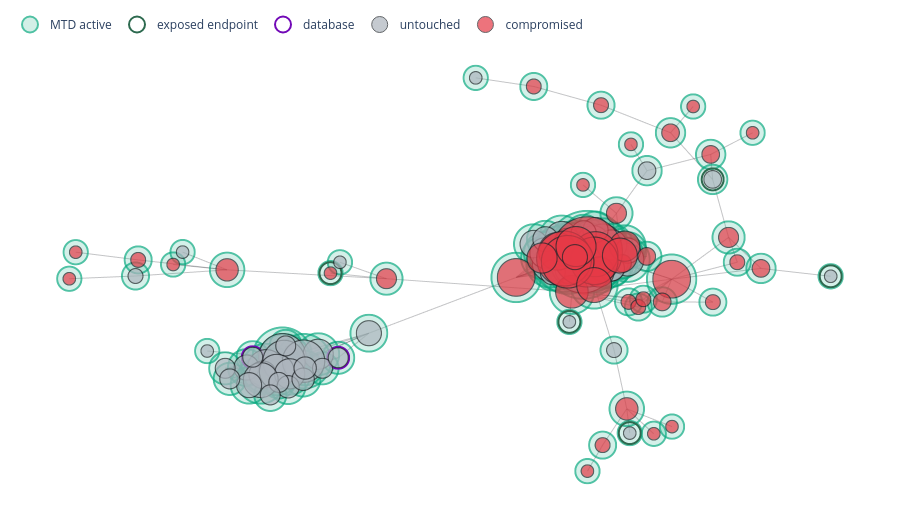

The notebook cell saved with this chart:
### Markdown cell above
## 3. Static views

You can build every figure without Dash — handy for thesis screenshots (SA-Checklist §7.2 snapshot export).

### Code cell
from mtdsim.viz.replay.panels.network import build_network_figure
from mtdsim.viz.replay.panels.timeline import build_timeline_figure
from mtdsim.viz.replay.panels.attacker import build_phase_tracker, build_technique_bar

cursor = len(primary_log.events) // 2
t_cursor = primary_log.events[cursor]['t']
print('cursor t =', t_cursor, 'event', cursor)

fig_net = build_network_figure(
    topology=primary_log.topology,
    events=primary_log.events,
    event_index=cursor,
    height=520,
)
fig_net.show()

### Figure 1 — Plotly figure (JSON) as saved in the notebook; plotly's stock layout.template omitted (floating-point values rounded to 4 significant figures; data arrays with more than 128 entries replaced by an {"elided": "..."} marker saying what was removed)
{"data": [{"hoverinfo": "skip", "line": {"color": "#343a40", "width": 1}, "mode": "lines", "opacity": 0.3, "showlegend": false, "type": "scattergl", "x": {"elided": "906 float values"}, "y": {"elided": "906 float values"}}, {"hoverinfo": "skip", "marker": {"color": "rgba(6, 167, 125, 0.25)", "line": {"color": "#06a77d", "width": 2}, "size": [24.5, 29.5, 24.5, 24.5, 24.5, 27, 29.5, 27, 24.5, 24.5, 29.5, 29.5, 24.5, 32, 24.5, 24.5, 24.5, 34.5, 32, 24.5, 27, 24.5, 27, 24.5, 24.5, 49.5, 29.5, 27, 29.5, 32, 44.5, 27, 27, 27, 27, 29.5, 24.5, 34.5, 27, 24.5, 27, 24.5, 82, 42, 29.5, 42, 57, 49.5, 47, 59.5, 77, 57, 67, 64.5, 52, 47, 47, 44.5, 49.5, 44.5, 49.5, 37, 42, 44.5, 42, 44.5, 39.5, 39.5, 42, 39.5, 37, 37, 37, 37, 37, 37, 59.5, 49.5, 42, 37, 24.5, 54.5, 54.5, 39.5, 47, 32, 37, 42, 32, 47, 34.5, 32, 34.5, 37, 34.5, 32, 32, 32, 32, 32]}, "mode": "markers", "name": "MTD active", "type": "scattergl", "x": [-0.3398, 0.4562, 0.2835, 0.7021, 0.1578, 0.2237, 0.3685, 0.08361, -0.03733, 0.4157, 0.4521, 0.3195, 0.5394, 0.2558, 0.2861, 0.1862, -0.6479, -0.5552, -0.2232, -0.3202, -0.746, -0.8839, -0.7404, -0.8705, -0.6676, 0.3708, 0.5568, 0.4567, 0.3511, 0.4894, 0.1631, 0.2811, 0.3013, 0.3119, 0.5075, 0.2685, 0.3716, 0.2774, 0.2508, 0.3336, 0.227, 0.1954, 0.1951, 0.2194, 0.319, 0.2731, 0.212, 0.1328, 0.1171, 0.2096, 0.1858, 0.2343, 0.1467, 0.1541, 0.1716, 0.2629, 0.2092, 0.279, 0.2269, 0.1587, 0.04691, 0.2463, 0.1009, 0.2075, 0.246, 0.1418, 0.0837, 0.1568, 0.1068, 0.1538, 0.1693, 0.2798, 0.2122, 0.1232, 0.1078, 0.1875, -0.4399, -0.4739, -0.3654, -0.515, -0.5966, -0.4366, -0.3959, -0.481, -0.4516, -0.3565, -0.2599, -0.4248, -0.4331, -0.4851, -0.4281, -0.5591, -0.3968, -0.5094, -0.3926, -0.4476, -0.5497, -0.4654, -0.3238, -0.5019], "y": [0.05841, 0.5103, -0.713, 0.04312, -0.1767, 0.8683, 0.7352, 0.9585, 1.0, 0.8618, 0.6308, 0.5525, 0.7352, 0.3469, 0.6791, 0.4838, 0.1598, 0.0742, 0.03151, 0.1107, 0.04452, 0.03123, 0.1222, 0.1593, 0.09992, 0.02911, 0.08118, -0.08141, -0.08055, 0.2307, -0.03154, -0.08027, -0.1053, -0.0674, 0.111, 0.1051, -0.6817, -0.5961, -0.3127, -0.7163, -0.771, -0.8964, 0.1611, 0.06408, 0.1391, 0.1881, 0.1497, 0.1636, 0.103, 0.1177, 0.1198, 0.1238, 0.1287, 0.1132, 0.1865, 0.143, 0.0009114, 0.123, 0.2041, 0.1608, 0.03764, 0.0809, 0.1313, 0.2087, 0.1942, 0.2292, 0.1987, 0.07359, 0.1558, 0.2085, 0.1354, 0.1669, 0.2666, 0.0627, 0.2219, 0.251, -0.3474, -0.4012, -0.3328, -0.3972, -0.3173, -0.3674, -0.3662, -0.4316, -0.4172, -0.4004, -0.2313, -0.4269, -0.2926, -0.4576, -0.4896, -0.4006, -0.4533, -0.4818, -0.3993, -0.4685, -0.4516, -0.5287, -0.3498, -0.3472]}, {"hoverinfo": "skip", "marker": {"color": "rgba(0,0,0,0)", "line": {"color": "#2d6a4f", "width": 2}, "size": 22}, "mode": "markers", "name": "exposed endpoint", "type": "scattergl", "x": [-0.3398, 0.4562, 0.2835, 0.7021, 0.1578], "y": [0.05841, 0.5103, -0.713, 0.04312, -0.1767]}, {"hoverinfo": "skip", "marker": {"color": "rgba(0,0,0,0)", "line": {"color": "#7209b7", "width": 2}, "size": 22}, "mode": "markers", "name": "database", "type": "scattergl", "x": [-0.3238, -0.5019], "y": [-0.3498, -0.3472]}, {"hovertemplate": "%{text}<extra></extra>", "ids": ["1", "2", "3", "4", "8", "11", "16", "19", "20", "38", "48", "50", "51", "57", "58", "59", "61", "63", "64", "65", "66", "67", "68", "69", "71", "72", "73", "74", "75", "76", "77", "78", "79", "80", "81", "82", "83", "84", "85", "86", "87", "88", "89", "90", "91", "92", "93", "94", "95", "96", "97", "98", "99"], "marker": {"color": "#adb5bd", "line": {"color": "#212529", "width": 1}, "size": [17.5, 12.5, 12.5, 12.5, 12.5, 17.5, 12.5, 12.5, 15, 15, 35, 65, 45, 32.5, 37.5, 32.5, 25, 32.5, 30, 32.5, 27.5, 27.5, 30, 27.5, 25, 25, 25, 25, 25, 47.5, 37.5, 30, 25, 12.5, 42.5, 42.5, 27.5, 35, 20, 25, 30, 20, 35, 22.5, 20, 22.5, 25, 22.5, 20, 20, 20, 20, 20]}, "mode": "markers", "name": "untouched", "text": ["<b>host 1</b><br>state: untouched<br>subnet: 0<br>layer: 0<br>role: exposed endpoint<br>os: ubuntu 12.04<br>ip: 200.169.91.103<br>services: 4", "<b>host 2</b><br>state: untouched<br>subnet: 0<br>layer: 0<br>role: exposed endpoint<br>os: windows 8.1<br>ip: 143.43.183.48<br>services: 4", "<b>host 3</b><br>state: untouched<br>subnet: 0<br>layer: 0<br>role: exposed endpoint<br>os: centos 8<br>ip: 22.19.232.97<br>services: 9", "<b>host 4</b><br>state: untouched<br>subnet: 0<br>layer: 0<br>role: exposed endpoint<br>os: freebsd 11<br>ip: 136.82.127.42<br>services: 3", "<b>host 8</b><br>state: untouched<br>subnet: 0<br>layer: 1<br>os: centos 6<br>ip: 11.101.208.152<br>services: 5", "<b>host 11</b><br>state: untouched<br>subnet: 1<br>layer: 1<br>os: centos 8<br>ip: 21.200.150.200<br>services: 5", "<b>host 16</b><br>state: untouched<br>subnet: 2<br>layer: 1<br>os: freebsd 11<br>ip: 184.76.223.137<br>services: 6", "<b>host 19</b><br>state: untouched<br>subnet: 2<br>layer: 1<br>os: ubuntu 20.04<br>ip: 83.48.252.94<br>services: 11", "<b>host 20</b><br>state: untouched<br>subnet: 2<br>layer: 1<br>os: windows 7<br>ip: 237.254.253.197<br>services: 5", "<b>host 38</b><br>state: untouched<br>subnet: 4<br>layer: 1<br>os: freebsd 8<br>ip: 245.243.160.206<br>services: 7", "<b>host 48</b><br>state: untouched<br>subnet: 0<br>layer: 2<br>os: windows 10<br>ip: 124.215.92.5<br>services: 10", "<b>host 50</b><br>state: untouched<br>subnet: 0<br>layer: 2<br>os: freebsd 12<br>ip: 21.82.112.62<br>services: 7", "<b>host 51</b><br>state: untouched<br>subnet: 0<br>layer: 2<br>os: centos 6<br>ip: 193.86.233.98<br>services: 7", "<b>host 57</b><br>state: untouched<br>subnet: 0<br>layer: 2<br>os: windows 8.1<br>ip: 18.241.204.47<br>services: 10", "<b>host 58</b><br>state: untouched<br>subnet: 0<br>layer: 2<br>os: ubuntu 16.04<br>ip: 243.188.198.33<br>services: 4", "<b>host 59</b><br>state: untouched<br>subnet: 0<br>layer: 2<br>os: windows 8.1<br>ip: 1.71.10.130<br>services: 10", "<b>host 61</b><br>state: untouched<br>subnet: 0<br>layer: 2<br>os: centos 5<br>ip: 150.114.158.132<br>services: 6", "<b>host 63</b><br>state: untouched<br>subnet: 0<br>layer: 2<br>os: windows 10<br>ip: 185.153.97.133<br>services: 11", "<b>host 64</b><br>state: untouched<br>subnet: 0<br>layer: 2<br>os: freebsd 13<br>ip: 15.111.139.68<br>services: 3", "<b>host 65</b><br>state: untouched<br>subnet: 0<br>layer: 2<br>os: ubuntu 18.04<br>ip: 33.93.80.163<br>services: 11", "<b>host 66</b><br>state: untouched<br>subnet: 0<br>layer: 2<br>os: freebsd 13<br>ip: 94.204.219.108<br>services: 10", "<b>host 67</b><br>state: untouched<br>subnet: 0<br>layer: 2<br>os: freebsd 11<br>ip: 145.205.160.61<br>services: 5", "<b>host 68</b><br>state: untouched<br>subnet: 0<br>layer: 2<br>os: windows 10<br>ip: 222.217.210.11<br>services: 6", "<b>host 69</b><br>state: untouched<br>subnet: 0<br>layer: 2<br>os: centos 6<br>ip: 207.91.204.233<br>services: 4", "<b>host 71</b><br>state: untouched<br>subnet: 0<br>layer: 2<br>os: freebsd 13<br>ip: 205.149.32.10<br>services: 6", "<b>host 72</b><br>state: untouched<br>subnet: 0<br>layer: 2<br>os: freebsd 12<br>ip: 134.99.225.151<br>services: 3", "<b>host 73</b><br>state: untouched<br>subnet: 0<br>layer: 2<br>os: ubuntu 16.04<br>ip: 23.202.248.141<br>services: 8", "<b>host 74</b><br>state: untouched<br>subnet: 0<br>layer: 2<br>os: centos 6<br>ip: 165.167.88.93<br>services: 8", "<b>host 75</b><br>state: untouched<br>subnet: 0<br>layer: 2<br>os: windows 8.1<br>ip: 55.183.218.245<br>services: 9", "<b>host 76</b><br>state: untouched<br>subnet: 0<br>layer: 3<br>os: freebsd 10<br>ip: 59.42.126.252<br>services: 3", "<b>host 77</b><br>state: untouched<br>subnet: 0<br>layer: 3<br>os: freebsd 9<br>ip: 107.114.192.46<br>services: 10", "<b>host 78</b><br>state: untouched<br>subnet: 0<br>layer: 3<br>os: freebsd 8<br>ip: 166.105.172.154<br>services: 11", "<b>host 79</b><br>state: untouched<br>subnet: 0<br>layer: 3<br>os: windows vista<br>ip: 179.99.215.12<br>services: 3", "<b>host 80</b><br>state: untouched<br>subnet: 0<br>layer: 3<br>os: ubuntu 20.04<br>ip: 123.39.31.248<br>services: 7", "<b>host 81</b><br>state: untouched<br>subnet: 0<br>layer: 3<br>os: freebsd 11<br>ip: 87.29.78.18<br>services: 5", "<b>host 82</b><br>state: untouched<br>subnet: 0<br>layer: 3<br>os: windows 8<br>ip: 254.73.96.62<br>services: 9", "<b>host 83</b><br>state: untouched<br>subnet: 0<br>layer: 3<br>os: freebsd 13<br>ip: 238.195.31.5<br>services: 10", "<b>host 84</b><br>state: untouched<br>subnet: 0<br>layer: 3<br>os: windows 8.1<br>ip: 190.133.169.73<br>services: 7", "<b>host 85</b><br>state: untouched<br>subnet: 0<br>layer: 3<br>os: ubuntu 14.04<br>ip: 184.99.211.160<br>services: 4", "<b>host 86</b><br>state: untouched<br>subnet: 0<br>layer: 3<br>os: windows 10<br>ip: 125.74.235.45<br>services: 5", "<b>host 87</b><br>state: untouched<br>subnet: 0<br>layer: 3<br>os: ubuntu 14.04<br>ip: 154.197.13.55<br>services: 6", "<b>host 88</b><br>state: untouched<br>subnet: 0<br>layer: 3<br>os: freebsd 10<br>ip: 227.139.151.243<br>services: 3", "<b>host 89</b><br>state: untouched<br>subnet: 0<br>layer: 3<br>os: windows 8.1<br>ip: 222.130.183.84<br>services: 7", "<b>host 90</b><br>state: untouched<br>subnet: 0<br>layer: 3<br>os: centos 8<br>ip: 143.43.96.127<br>services: 11", "<b>host 91</b><br>state: untouched<br>subnet: 0<br>layer: 3<br>os: centos 8<br>ip: 70.110.203.96<br>services: 9", "<b>host 92</b><br>state: untouched<br>subnet: 0<br>layer: 3<br>os: ubuntu 16.04<br>ip: 40.230.253.169<br>services: 4", "<b>host 93</b><br>state: untouched<br>subnet: 0<br>layer: 3<br>os: freebsd 13<br>ip: 184.34.227.53<br>services: 7", "<b>host 94</b><br>state: untouched<br>subnet: 0<br>layer: 3<br>os: ubuntu 18.04<br>ip: 35.106.174.107<br>services: 5", "<b>host 95</b><br>state: untouched<br>subnet: 0<br>layer: 3<br>os: centos 6<br>ip: 231.220.132.5<br>services: 10", "<b>host 96</b><br>state: untouched<br>subnet: 0<br>layer: 3<br>os: ubuntu 20.04<br>ip: 235.94.130.144<br>services: 7", "<b>host 97</b><br>state: untouched<br>subnet: 0<br>layer: 3<br>os: centos 5<br>ip: 233.86.156.183<br>services: 3", "<b>host 98</b><br>state: untouched<br>subnet: 0<br>layer: 3<br>role: database<br>os: ubuntu 20.04<br>ip: 40.191.154.122<br>services: 5", "<b>host 99</b><br>state: untouched<br>subnet: 0<br>layer: 3<br>role: database<br>os: windows 8.1<br>ip: 119.63.65.138<br>services: 9"], "type": "scattergl", "x": [0.4562, 0.2835, 0.7021, 0.1578, -0.03733, 0.3195, -0.6479, -0.3202, -0.746, 0.2508, 0.1171, 0.1858, 0.2343, 0.279, 0.2269, 0.1587, 0.2463, 0.2075, 0.246, 0.1418, 0.0837, 0.1568, 0.1068, 0.1538, 0.2798, 0.2122, 0.1232, 0.1078, 0.1875, -0.4399, -0.4739, -0.3654, -0.515, -0.5966, -0.4366, -0.3959, -0.481, -0.4516, -0.3565, -0.2599, -0.4248, -0.4331, -0.4851, -0.4281, -0.5591, -0.3968, -0.5094, -0.3926, -0.4476, -0.5497, -0.4654, -0.3238, -0.5019], "y": [0.5103, -0.713, 0.04312, -0.1767, 1.0, 0.5525, 0.1598, 0.1107, 0.04452, -0.3127, 0.103, 0.1198, 0.1238, 0.123, 0.2041, 0.1608, 0.0809, 0.2087, 0.1942, 0.2292, 0.1987, 0.07359, 0.1558, 0.2085, 0.1669, 0.2666, 0.0627, 0.2219, 0.251, -0.3474, -0.4012, -0.3328, -0.3972, -0.3173, -0.3674, -0.3662, -0.4316, -0.4172, -0.4004, -0.2313, -0.4269, -0.2926, -0.4576, -0.4896, -0.4006, -0.4533, -0.4818, -0.3993, -0.4685, -0.4516, -0.5287, -0.3498, -0.3472]}, {"hovertemplate": "%{text}<extra></extra>", "ids": [], "marker": {"color": "#f7b267", "line": {"color": "#212529", "width": 1}, "size": []}, "mode": "markers", "name": "targeted", "text": [], "type": "scattergl", "x": [], "y": []}, {"hovertemplate": "%{text}<extra></extra>", "ids": ["0", "5", "6", "7", "9", "10", "12", "13", "14", "15", "17", "18", "21", "22", "23", "24", "25", "26", "27", "28", "29", "30", "31", "32", "33", "34", "35", "36", "37", "39", "40", "41", "42", "43", "44", "45", "46", "47", "49", "52", "53", "54", "55", "56", "60", "62", "70"], "marker": {"color": "#e63946", "line": {"color": "#212529", "width": 1}, "size": [12.5, 15, 17.5, 15, 12.5, 17.5, 12.5, 20, 12.5, 12.5, 22.5, 20, 12.5, 15, 12.5, 12.5, 37.5, 17.5, 15, 17.5, 20, 32.5, 15, 15, 15, 15, 17.5, 12.5, 22.5, 12.5, 15, 12.5, 70, 30, 17.5, 30, 45, 37.5, 47.5, 55, 52.5, 40, 35, 35, 37.5, 30, 25]}, "mode": "markers", "name": "compromised", "text": ["<b>host 0</b><br>state: compromised<br>subnet: 0<br>layer: 0<br>role: exposed endpoint<br>os: windows vista<br>ip: 85.129.213.48<br>services: 10<br>phases seen: 18<br>compromised @ t=1502.0s", "<b>host 5</b><br>state: compromised<br>subnet: 0<br>layer: 1<br>os: centos 8<br>ip: 211.148.138.128<br>services: 3<br>phases seen: 6<br>compromised @ t=7142.1s", "<b>host 6</b><br>state: compromised<br>subnet: 0<br>layer: 1<br>os: freebsd 11<br>ip: 141.228.104.75<br>services: 10<br>phases seen: 7<br>compromised @ t=7240.9s", "<b>host 7</b><br>state: compromised<br>subnet: 0<br>layer: 1<br>os: windows 8<br>ip: 53.71.119.211<br>services: 11<br>phases seen: 6<br>compromised @ t=7290.9s", "<b>host 9</b><br>state: compromised<br>subnet: 0<br>layer: 1<br>os: windows 7<br>ip: 165.236.85.142<br>services: 3<br>phases seen: 6<br>compromised @ t=6950.8s", "<b>host 10</b><br>state: compromised<br>subnet: 1<br>layer: 1<br>os: freebsd 11<br>ip: 149.150.134.82<br>services: 10<br>phases seen: 6<br>compromised @ t=6985.8s", "<b>host 12</b><br>state: compromised<br>subnet: 1<br>layer: 1<br>os: ubuntu 12.04<br>ip: 107.182.100.132<br>services: 4<br>phases seen: 4<br>compromised @ t=7476.0s", "<b>host 13</b><br>state: compromised<br>subnet: 1<br>layer: 1<br>os: centos 3<br>ip: 49.237.209.5<br>services: 4<br>phases seen: 9<br>compromised @ t=6868.0s", "<b>host 14</b><br>state: compromised<br>subnet: 1<br>layer: 1<br>os: ubuntu 14.04<br>ip: 209.100.88.81<br>services: 8<br>phases seen: 10<br>compromised @ t=7397.8s", "<b>host 15</b><br>state: compromised<br>subnet: 1<br>layer: 1<br>os: ubuntu 18.04<br>ip: 122.245.70.209<br>services: 8<br>phases seen: 4<br>compromised @ t=6915.8s", "<b>host 17</b><br>state: compromised<br>subnet: 2<br>layer: 1<br>os: ubuntu 20.04<br>ip: 99.172.14.25<br>services: 4<br>phases seen: 4<br>compromised @ t=7177.1s", "<b>host 18</b><br>state: compromised<br>subnet: 2<br>layer: 1<br>os: freebsd 9<br>ip: 207.211.67.71<br>services: 10<br>phases seen: 4<br>compromised @ t=7102.1s", "<b>host 21</b><br>state: compromised<br>subnet: 2<br>layer: 1<br>os: ubuntu 20.04<br>ip: 91.176.192.138<br>services: 8<br>phases seen: 4<br>compromised @ t=4111.3s", "<b>host 22</b><br>state: compromised<br>subnet: 2<br>layer: 1<br>os: windows vista<br>ip: 58.247.248.85<br>services: 3<br>phases seen: 8<br>compromised @ t=4216.8s", "<b>host 23</b><br>state: compromised<br>subnet: 2<br>layer: 1<br>os: centos 8<br>ip: 137.77.56.146<br>services: 11<br>phases seen: 6<br>compromised @ t=2234.9s", "<b>host 24</b><br>state: compromised<br>subnet: 2<br>layer: 1<br>os: ubuntu 18.04<br>ip: 86.189.148.108<br>services: 4<br>phases seen: 3<br>compromised @ t=5178.1s", "<b>host 25</b><br>state: compromised<br>subnet: 3<br>layer: 1<br>os: freebsd 12<br>ip: 45.234.91.93<br>services: 7<br>phases seen: 5<br>compromised @ t=3935.0s", "<b>host 26</b><br>state: compromised<br>subnet: 3<br>layer: 1<br>os: centos 8<br>ip: 74.122.86.167<br>services: 6<br>phases seen: 4<br>compromised @ t=3463.5s", "<b>host 27</b><br>state: compromised<br>subnet: 3<br>layer: 1<br>os: windows 10<br>ip: 168.71.125.67<br>services: 9<br>phases seen: 5<br>compromised @ t=3265.0s", "<b>host 28</b><br>state: compromised<br>subnet: 3<br>layer: 1<br>os: freebsd 12<br>ip: 72.28.59.46<br>services: 3<br>phases seen: 4<br>compromised @ t=4051.3s", "<b>host 29</b><br>state: compromised<br>subnet: 3<br>layer: 1<br>os: ubuntu 16.04<br>ip: 92.234.155.54<br>services: 11<br>phases seen: 6<br>compromised @ t=2070.7s", "<b>host 30</b><br>state: compromised<br>subnet: 3<br>layer: 1<br>os: freebsd 12<br>ip: 57.23.31.61<br>services: 9<br>phases seen: 10<br>compromised @ t=3860.0s", "<b>host 31</b><br>state: compromised<br>subnet: 3<br>layer: 1<br>os: windows 10<br>ip: 137.207.213.218<br>services: 4<br>phases seen: 8<br>compromised @ t=3573.0s", "<b>host 32</b><br>state: compromised<br>subnet: 3<br>layer: 1<br>os: freebsd 10<br>ip: 253.115.34.102<br>services: 7<br>phases seen: 7<br>compromised @ t=3014.5s", "<b>host 33</b><br>state: compromised<br>subnet: 3<br>layer: 1<br>os: ubuntu 18.04<br>ip: 230.76.58.43<br>services: 7<br>phases seen: 5<br>compromised @ t=3662.7s", "<b>host 34</b><br>state: compromised<br>subnet: 3<br>layer: 1<br>os: centos 6<br>ip: 47.44.81.256<br>services: 11<br>phases seen: 6<br>compromised @ t=5451.3s", "<b>host 35</b><br>state: compromised<br>subnet: 3<br>layer: 1<br>os: ubuntu 14.04<br>ip: 56.120.110.244<br>services: 7<br>phases seen: 5<br>compromised @ t=3428.5s", "<b>host 36</b><br>state: compromised<br>subnet: 4<br>layer: 1<br>os: windows 7<br>ip: 168.95.202.193<br>services: 6<br>phases seen: 4<br>compromised @ t=4434.4s", "<b>host 37</b><br>state: compromised<br>subnet: 4<br>layer: 1<br>os: ubuntu 14.04<br>ip: 203.107.216.161<br>services: 8<br>phases seen: 6<br>compromised @ t=4996.4s", "<b>host 39</b><br>state: compromised<br>subnet: 4<br>layer: 1<br>os: centos 8<br>ip: 178.198.25.237<br>services: 11<br>phases seen: 8<br>compromised @ t=4546.6s", "<b>host 40</b><br>state: compromised<br>subnet: 4<br>layer: 1<br>os: windows 8<br>ip: 165.124.64.76<br>services: 9<br>phases seen: 9<br>compromised @ t=5769.7s", "<b>host 41</b><br>state: compromised<br>subnet: 4<br>layer: 1<br>os: freebsd 10<br>ip: 63.6.43.152<br>services: 11<br>phases seen: 7<br>compromised @ t=6052.7s", "<b>host 42</b><br>state: compromised<br>subnet: 0<br>layer: 2<br>os: windows 8<br>ip: 3.189.72.38<br>services: 10<br>phases seen: 7<br>compromised @ t=6464.3s", "<b>host 43</b><br>state: compromised<br>subnet: 0<br>layer: 2<br>os: windows 7<br>ip: 23.186.117.226<br>services: 9<br>phases seen: 10<br>compromised @ t=5838.3s", "<b>host 44</b><br>state: compromised<br>subnet: 0<br>layer: 2<br>os: freebsd 13<br>ip: 94.5.18.171<br>services: 3<br>phases seen: 4<br>compromised @ t=6087.7s", "<b>host 45</b><br>state: compromised<br>subnet: 0<br>layer: 2<br>os: freebsd 10<br>ip: 190.120.162.138<br>services: 5<br>phases seen: 10<br>compromised @ t=4826.4s", "<b>host 46</b><br>state: compromised<br>subnet: 0<br>layer: 2<br>os: ubuntu 18.04<br>ip: 26.182.188.15<br>services: 7<br>phases seen: 5<br>compromised @ t=6146.9s", "<b>host 47</b><br>state: compromised<br>subnet: 0<br>layer: 2<br>os: windows 8.1<br>ip: 250.7.10.204<br>services: 9<br>phases seen: 6<br>compromised @ t=4351.7s", "<b>host 49</b><br>state: compromised<br>subnet: 0<br>layer: 2<br>os: ubuntu 20.04<br>ip: 107.26.142.77<br>services: 5<br>phases seen: 4<br>compromised @ t=5883.3s", "<b>host 52</b><br>state: compromised<br>subnet: 0<br>layer: 2<br>os: ubuntu 20.04<br>ip: 104.18.124.40<br>services: 8<br>phases seen: 4<br>compromised @ t=7511.0s", "<b>host 53</b><br>state: compromised<br>subnet: 0<br>layer: 2<br>os: centos 8<br>ip: 63.147.27.136<br>services: 4<br>phases seen: 4<br>compromised @ t=6359.8s", "<b>host 54</b><br>state: compromised<br>subnet: 0<br>layer: 2<br>os: ubuntu 18.04<br>ip: 236.133.137.256<br>services: 3<br>phases seen: 4<br>compromised @ t=7574.1s", "<b>host 55</b><br>state: compromised<br>subnet: 0<br>layer: 2<br>os: centos 4<br>ip: 24.183.79.225<br>services: 3<br>phases seen: 4<br>compromised @ t=6269.8s", "<b>host 56</b><br>state: compromised<br>subnet: 0<br>layer: 2<br>os: windows 8.1<br>ip: 85.18.102.63<br>services: 5<br>phases seen: 4<br>compromised @ t=6304.8s", "<b>host 60</b><br>state: compromised<br>subnet: 0<br>layer: 2<br>os: centos 4<br>ip: 17.12.209.126<br>services: 7<br>phases seen: 4<br>compromised @ t=6796.0s", "<b>host 62</b><br>state: compromised<br>subnet: 0<br>layer: 2<br>os: centos 4<br>ip: 179.99.147.212<br>services: 6<br>phases seen: 5<br>compromised @ t=6546.7s", "<b>host 70</b><br>state: compromised<br>subnet: 0<br>layer: 2<br>os: ubuntu 16.04<br>ip: 154.180.255.92<br>services: 9<br>phases seen: 4<br>compromised @ t=6606.6s"], "type": "scattergl", "x": [-0.3398, 0.2237, 0.3685, 0.08361, 0.4157, 0.4521, 0.5394, 0.2558, 0.2861, 0.1862, -0.5552, -0.2232, -0.8839, -0.7404, -0.8705, -0.6676, 0.3708, 0.5568, 0.4567, 0.3511, 0.4894, 0.1631, 0.2811, 0.3013, 0.3119, 0.5075, 0.2685, 0.3716, 0.2774, 0.3336, 0.227, 0.1954, 0.1951, 0.2194, 0.319, 0.2731, 0.212, 0.1328, 0.2096, 0.1467, 0.1541, 0.1716, 0.2629, 0.2092, 0.04691, 0.1009, 0.1693], "y": [0.05841, 0.8683, 0.7352, 0.9585, 0.8618, 0.6308, 0.7352, 0.3469, 0.6791, 0.4838, 0.0742, 0.03151, 0.03123, 0.1222, 0.1593, 0.09992, 0.02911, 0.08118, -0.08141, -0.08055, 0.2307, -0.03154, -0.08027, -0.1053, -0.0674, 0.111, 0.1051, -0.6817, -0.5961, -0.7163, -0.771, -0.8964, 0.1611, 0.06408, 0.1391, 0.1881, 0.1497, 0.1636, 0.1177, 0.1287, 0.1132, 0.1865, 0.143, 0.0009114, 0.03764, 0.1313, 0.1354]}], "layout": {"height": 520, "legend": {"orientation": "h", "x": 0, "y": 1, "yanchor": "bottom"}, "margin": {"b": 10, "l": 10, "r": 10, "t": 10}, "plot_bgcolor": "white", "uirevision": "network-panel", "xaxis": {"visible": false}, "yaxis": {"visible": false}}}
